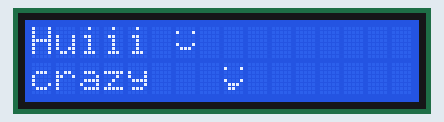
Bench run of a sketch on a simulated Arduino Uno, built with avr-gcc and run on an emulated ATmega328P. Parts: 16×2 character LCD.

Above: at 0.2 s.

The sketch:

Display_smiley.ino
```cpp
#include <Wire.h>
#include <LCD.h>
#include <LiquidCrystal_I2C.h> //Bibliotheken: https://arduino-info.wikispaces.com/LCD-Blue-I2C


#define I2C_ADDR 0x3F // <<----- Add your address here. Find it from I2C Scanner
#define BACKLIGHT_PIN 3
#define En_pin 2
#define Rw_pin 1
#define Rs_pin 0
#define D4_pin 4
#define D5_pin 5
#define D6_pin 6
#define D7_pin 7


LiquidCrystal_I2C lcd(I2C_ADDR,En_pin,Rw_pin,Rs_pin,D4_pin,D5_pin,D6_pin,D7_pin);

byte smiley [8] = {
  B00000,
  B10001,
  B00000,
  B00000,
  B10001,
  B01110,
  B01100,
};

byte smiley2 [8] = {
  B00000,
  B10001,
  B00000,
  B00000,
  B10001,
  B01110,
  B00110,
};

byte smiley3 [8] = {
  B00000,
  B10001,
  B00000,
  B00000,
  B10001,
  B01110,
  B00000,
};


void setup()
{
lcd.begin (16,2); // <<----- My LCD was 16x2
lcd.setBacklightPin(BACKLIGHT_PIN,POSITIVE);
lcd.setBacklight(HIGH);
lcd.setCursor (0,0);
lcd.createChar(0, smiley);
lcd.createChar(1, smiley2);
lcd.createChar(2, smiley3);

lcd.setCursor(0,0);
lcd.print("Huiii");
lcd.setCursor(0,1);
lcd.print("crazy");
lcd.setCursor(7,1);
lcd.print(" ");
lcd.setCursor(6,0);
lcd.write(byte(2));


}

void loop()
{
lcd.setCursor(8,1);
lcd.write(byte(0));
delay(500);
lcd.setCursor(8,1);
lcd.write(byte(1));
delay(500);

}
```

HelloWord.c
```cpp
#include<stdio.h>
#include<stdlib.h>

int main(void)
{
    long long foo = 1;
    while(1)
    {
      printf("%lli: HEY LINDAjseklfnsejfsfsfsfsfsfffsfsdfsfsfsdfsdfsfsdfsdfsfsdfsfsdfk\n", foo);
      ++foo;
    }
    return 0;
}
```
